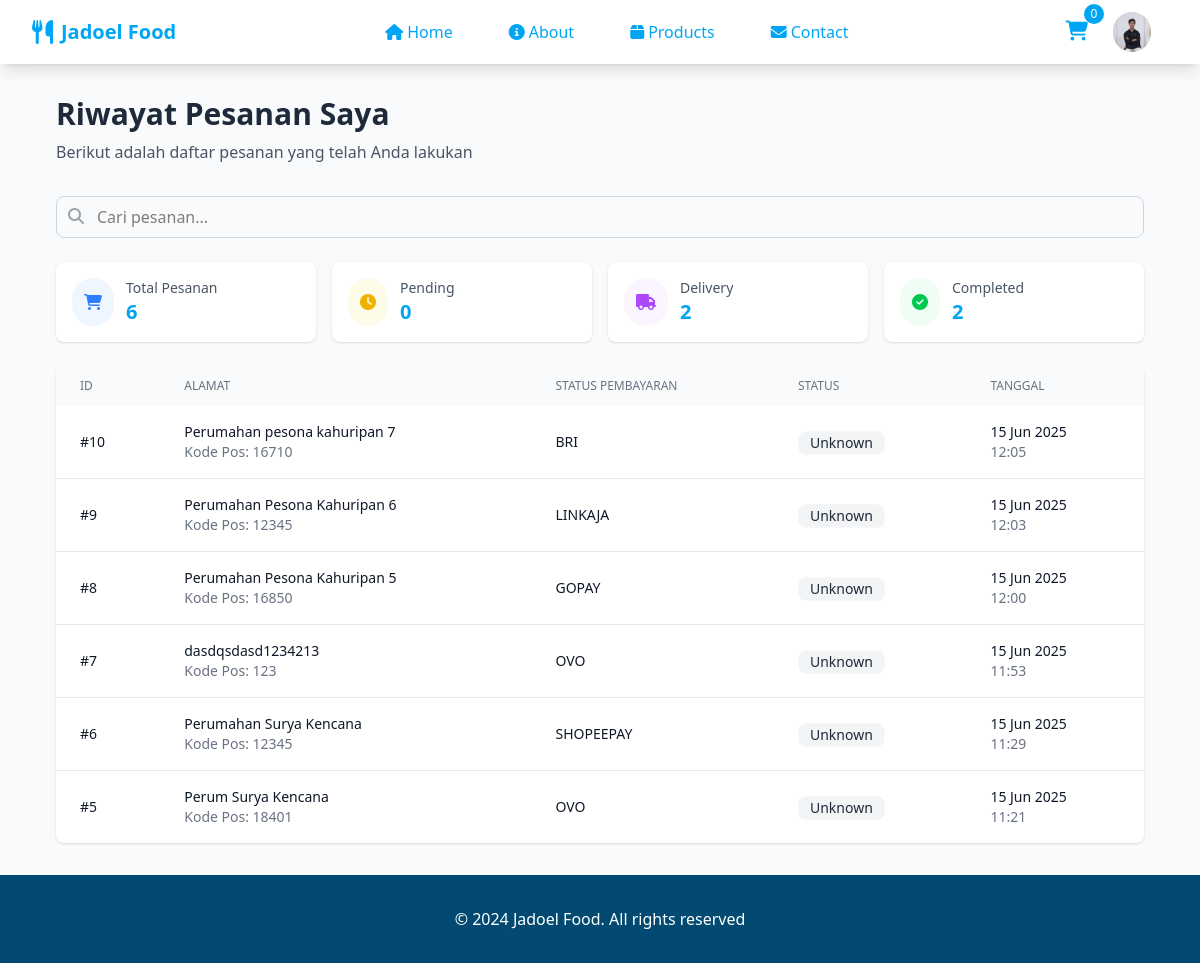
The page /public/orders.php (signed in) on the database its author committed.
### tables this page shows
CREATE TABLE `orders` (
  `id` int NOT NULL,
  `username` varchar(255) NOT NULL,
  `address` varchar(255) NOT NULL,
  `city` varchar(255) NOT NULL,
  `postal_code` int NOT NULL,
  `email` varchar(100) NOT NULL,
  `phone` varchar(100) NOT NULL,
  `note` text NOT NULL,
  `payment_method` enum('DANA','GOPAY','OVO','LINKAJA','SHOPEEPAY','QRIS','BCA','MANDIRI','BRI','BNI','DANAMON','PERMATA','CIMB') NOT NULL,
  `status` enum('Pending','Process','Delivery','Completed','Canceled') NOT NULL,
  `create_at` timestamp NOT NULL DEFAULT CURRENT_TIMESTAMP,
  `update_at` timestamp NULL DEFAULT NULL ON UPDATE CURRENT_TIMESTAMP
);

### public/orders.php (the view, shortened to what this page needs)
<?php
include_once __DIR__ . "/../config/connect.php";
$user_email = $_SESSION['email'];
$orders = [];
try {
    $query = "
        SELECT o.*,
               COUNT(oi.id) as total_items
        FROM orders o
        LEFT JOIN order_items oi ON o.id = oi.order_id
        WHERE o.email = ?
        GROUP BY o.id
        ORDER BY o.create_at DESC
    ";
    $stmt = $conn->prepare($query);
    $stmt->bind_param("s", $user_email);
    $stmt->execute();
    $result = $stmt->get_result();
    $orders = $result->fetch_all(MYSQLI_ASSOC);
} catch (mysqli_sql_exception $e) {
    $orders = [];
    $error_message = "Gagal memuat data pesanan: " . $e->getMessage();
}
function getStatusBadge($status) {
    $status = strtolower($status);
    $badges = [
        'pending' => '<span class="badge bg-yellow-100 text-yellow-800">Pending</span>',
        'process' => '<span class="badge bg-blue-100 text-blue-800">Processing</span>',
        'delivery' => '<span class="badge bg-purple-100 text-purple-800">On Delivery</span>',
        'completed' => '<span class="badge bg-green-100 text-green-800">Completed</span>'
    ];
    return $badges[$status] ?? '<span class="badge bg-gray-100 text-gray-800">Unknown</span>';
}
include_once __DIR__ . "/../includes/header.php";
?>
<div class="min-h-screen bg-gray-50 py-8">
    <div class="max-w-6xl mx-auto px-4 sm:px-6 lg:px-8">
        <div class="mb-8">
            <h1 class="text-2xl md:text-3xl font-bold text-gray-800">
                Riwayat Pesanan Saya
            </h1>
            <p class="text-gray-600 mt-2">Berikut adalah daftar pesanan yang telah Anda lakukan</p>
        </div>
        <div class="mb-6">
            <div class="relative">
                <input type="text" placeholder="Cari pesanan..."
                       class="w-full pl-10 pr-4 py-2 border border-gray-300 rounded-lg text-black focus:outline-none focus:ring-2 focus:ring-blue-500">
                <i class="fas fa-search absolute left-3 top-3 text-gray-400"></i>
            </div>
        </div>
        <div class="grid grid-cols-1 md:grid-cols-4 gap-4 mb-6">
            <div class="bg-white p-4 rounded-lg shadow">
                <div class="flex items-center">
                    <div class="p-3 rounded-full bg-blue-50 text-blue-500 mr-3">
                        <i class="fas fa-shopping-cart"></i>
                    </div>
                    <div>
                        <p class="text-sm text-gray-600">Total Pesanan</p>
                        <p class="text-xl font-bold text-sky-500"><?= count($orders) ?></p>
                    </div>
                </div>
            </div>
            <div class="bg-white p-4 rounded-lg shadow">
                <div class="flex items-center">
                    <div class="p-3 rounded-full bg-yellow-50 text-yellow-500 mr-3">
                        <i class="fas fa-clock"></i>
                    </div>
                    <div>
                        <p class="text-sm text-gray-600">Pending</p>
                        <p class="text-xl font-bold text-sky-500">
                            <?= count(array_filter($orders, fn($o) => strtolower($o['status']) === 'pending')) ?>
                        </p>
                    </div>
                </div>
            </div>
            <div class="bg-white p-4 rounded-lg shadow">
                <div class="flex items-center">
                    <div class="p-3 rounded-full bg-purple-50 text-purple-500 mr-3">
                        <i class="fas fa-truck"></i>
                    </div>
                    <div>
                        <p class="text-sm text-gray-600">Delivery</p>
                        <p class="text-xl font-bold text-sky-500">
                            <?= count(array_filter($orders, fn($o) => strtolower($o['status']) === 'delivery')) ?>
                        </p>
                    </div>
                </div>
            </div>
            <div class="bg-white p-4 rounded-lg shadow">
                <div class="flex items-center">
                    <div class="p-3 rounded-full bg-green-50 text-green-500 mr-3">
                        <i class="fas fa-check-circle"></i>
                    </div>
                    <div>
                        <p class="text-sm text-gray-600">Completed</p>
                        <p class="text-xl font-bold text-sky-500">
                            <?= count(array_filter($orders, fn($o) => strtolower($o['status']) === 'completed')) ?>
                        </p>
                    </div>
                </div>
            </div>
        </div>
        <?php if (empty($orders)): ?>
            <div class="card bg-white shadow-lg">
                <div class="card-body text-center py-16">
                    <i class="fas fa-shopping-bag text-gray-300 text-6xl mb-4"></i>
                    <h3 class="text-xl font-bold text-gray-600 mb-2">Belum Ada Pesanan</h3>
                    <p class="text-gray-500 mb-6">Anda belum pernah melakukan pemesanan</p>
                    <a href="<?= BASE_URL ?>#products" class="btn btn-primary">
                        <i class="fas fa-shopping-cart mr-2"></i>
                        Mulai Belanja
                    </a>
                </div>
            </div>
        <?php else: ?>
            <div class="bg-white rounded-lg shadow overflow-hidden">
                <div class="overflow-x-auto">
                    <table class="w-full">
                        <thead class="bg-gray-50">
                            <tr class="text-center">
                                <th class="px-6 py-3 text-left text-xs font-medium text-gray-500 uppercase">ID</th>
                                <th class="px-6 py-3 text-left text-xs font-medium text-gray-500 uppercase">Alamat</th>
                                <th class="px-6 py-3 text-left text-xs font-medium text-gray-500 uppercase">Status Pembayaran</th>
                                <th class="px-6 py-3 text-left text-xs font-medium text-gray-500 uppercase">Status</th>
                                <th class="px-6 py-3 text-left text-xs font-medium text-gray-500 uppercase">Tanggal</th>
                            </tr>
                        </thead>
                        <tbody class="divide-y divide-gray-200">
                            <?php foreach ($orders as $order): ?>
                            <tr class="hover:bg-gray-50">
                                <td class="px-6 py-4 whitespace-nowrap">
                                    <div class="text-sm font-medium text-gray-900">#<?= $order['id'] ?></div>
                                </td>
                                <td class="px-6 py-4">
                                    <div class="text-sm text-gray-900">
                                        <?= htmlspecialchars($order['address']) ?>
                                    </div>
                                    <div class="text-sm text-gray-500">
                                        Kode Pos: <?= $order['postal_code'] ?>
                                    </div>
                                </td>
                                <td class="px-6 py-4 whitespace-nowrap">
                                    <div class="text-sm text-gray-900">
                                        <?= $order['payment_method'] ?>
                                    </div>
                                </td>
                                <td class="px-6 py-4 whitespace-nowrap">
                                    <?= getStatusBadge($order['status']) ?>
                                </td>
                                <td class="px-6 py-4 whitespace-nowrap">
                                    <div class="text-sm text-gray-900">
                                        <?= date('d M Y', strtotime($order['create_at'])) ?>
                                    </div>
                                    <div class="text-sm text-gray-500">
                                        <?= date('H:i', strtotime($order['create_at'])) ?>
                                    </div>
                                </td>
                            </tr>
                            <?php endforeach; ?>
                        </tbody>
                    </table>
                </div>
            </div>
        <?php endif; ?>
    </div>
</div>
<?php
include_once __DIR__ . "/../includes/footer.php";
?>

### rows shown on the page
orders: id "10", address "Perumahan pesona kahuripan 7", postal_code "16710", payment_method "BRI", status "Unknown", create_at "15 Jun 2025", create_at "12:05"
orders: id "9", address "Perumahan Pesona Kahuripan 6", postal_code "12345", payment_method "LINKAJA", status "Unknown", create_at "15 Jun 2025", create_at "12:03"
orders: id "8", address "Perumahan Pesona Kahuripan 5", postal_code "16850", payment_method "GOPAY", status "Unknown", create_at "15 Jun 2025", create_at "12:00"
orders: id "7", address "dasdqsdasd1234213", postal_code "123", payment_method "OVO", status "Unknown", create_at "15 Jun 2025", create_at "11:53"
orders: id "6", address "Perumahan Surya Kencana", postal_code "12345", payment_method "SHOPEEPAY", status "Unknown", create_at "15 Jun 2025", create_at "11:29"
orders: id "5", address "Perum Surya Kencana", postal_code "18401", payment_method "OVO", status "Unknown", create_at "15 Jun 2025", create_at "11:21"

### other values the page prints
count($orders) "6"
